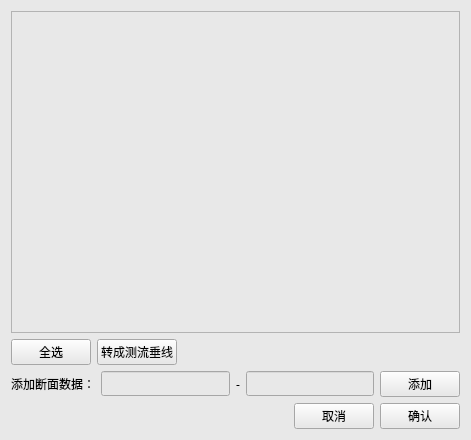
<?xml version="1.0" encoding="UTF-8"?>
<ui version="4.0">
 <class>SectionWidget</class>
 <widget class="QWidget" name="SectionWidget">
  <property name="geometry">
   <rect>
    <x>0</x>
    <y>0</y>
    <width>471</width>
    <height>440</height>
   </rect>
  </property>
  <property name="font">
   <font>
    <family>微软雅黑</family>
   </font>
  </property>
  <property name="windowTitle">
   <string>Form</string>
  </property>
  <property name="styleSheet">
   <string notr="true">background:rgb(232, 232, 232);</string>
  </property>
  <layout class="QVBoxLayout" name="verticalLayout">
   <item>
    <widget class="QListWidget" name="listWidget">
     <property name="styleSheet">
      <string notr="true">QListWidget{
	outline:0px;
}

QListWidget::item:selected {
        background: rgba(100, 160, 220, 0);
};</string>
     </property>
    </widget>
   </item>
   <item>
    <layout class="QHBoxLayout" name="horizontalLayout">
     <item>
      <widget class="QPushButton" name="allSelectBtn">
       <property name="font">
        <font>
         <family>微软雅黑</family>
        </font>
       </property>
       <property name="text">
        <string>全选</string>
       </property>
      </widget>
     </item>
     <item>
      <widget class="QPushButton" name="changeBtn">
       <property name="font">
        <font>
         <family>微软雅黑</family>
        </font>
       </property>
       <property name="text">
        <string>转成测流垂线</string>
       </property>
      </widget>
     </item>
     <item>
      <spacer name="horizontalSpacer_2">
       <property name="orientation">
        <enum>Qt::Horizontal</enum>
       </property>
       <property name="sizeHint" stdset="0">
        <size>
         <width>40</width>
         <height>20</height>
        </size>
       </property>
      </spacer>
     </item>
    </layout>
   </item>
   <item>
    <layout class="QHBoxLayout" name="horizontalLayout_2">
     <item>
      <widget class="QLabel" name="label">
       <property name="font">
        <font>
         <family>微软雅黑</family>
        </font>
       </property>
       <property name="text">
        <string>添加断面数据：</string>
       </property>
      </widget>
     </item>
     <item>
      <widget class="QLineEdit" name="xEdit"/>
     </item>
     <item>
      <widget class="QLabel" name="label_2">
       <property name="text">
        <string>-</string>
       </property>
      </widget>
     </item>
     <item>
      <widget class="QLineEdit" name="yEdit"/>
     </item>
     <item>
      <widget class="QPushButton" name="addBtn">
       <property name="font">
        <font>
         <family>微软雅黑</family>
         <weight>50</weight>
         <bold>false</bold>
        </font>
       </property>
       <property name="text">
        <string>添加</string>
       </property>
      </widget>
     </item>
    </layout>
   </item>
   <item>
    <layout class="QHBoxLayout" name="horizontalLayout_3">
     <item>
      <spacer name="horizontalSpacer">
       <property name="orientation">
        <enum>Qt::Horizontal</enum>
       </property>
       <property name="sizeHint" stdset="0">
        <size>
         <width>40</width>
         <height>20</height>
        </size>
       </property>
      </spacer>
     </item>
     <item>
      <widget class="QPushButton" name="cancelBtn">
       <property name="font">
        <font>
         <family>微软雅黑</family>
        </font>
       </property>
       <property name="text">
        <string>取消</string>
       </property>
      </widget>
     </item>
     <item>
      <widget class="QPushButton" name="okBtn">
       <property name="font">
        <font>
         <family>微软雅黑</family>
        </font>
       </property>
       <property name="text">
        <string>确认</string>
       </property>
      </widget>
     </item>
    </layout>
   </item>
  </layout>
 </widget>
 <resources/>
 <connections/>
</ui>
